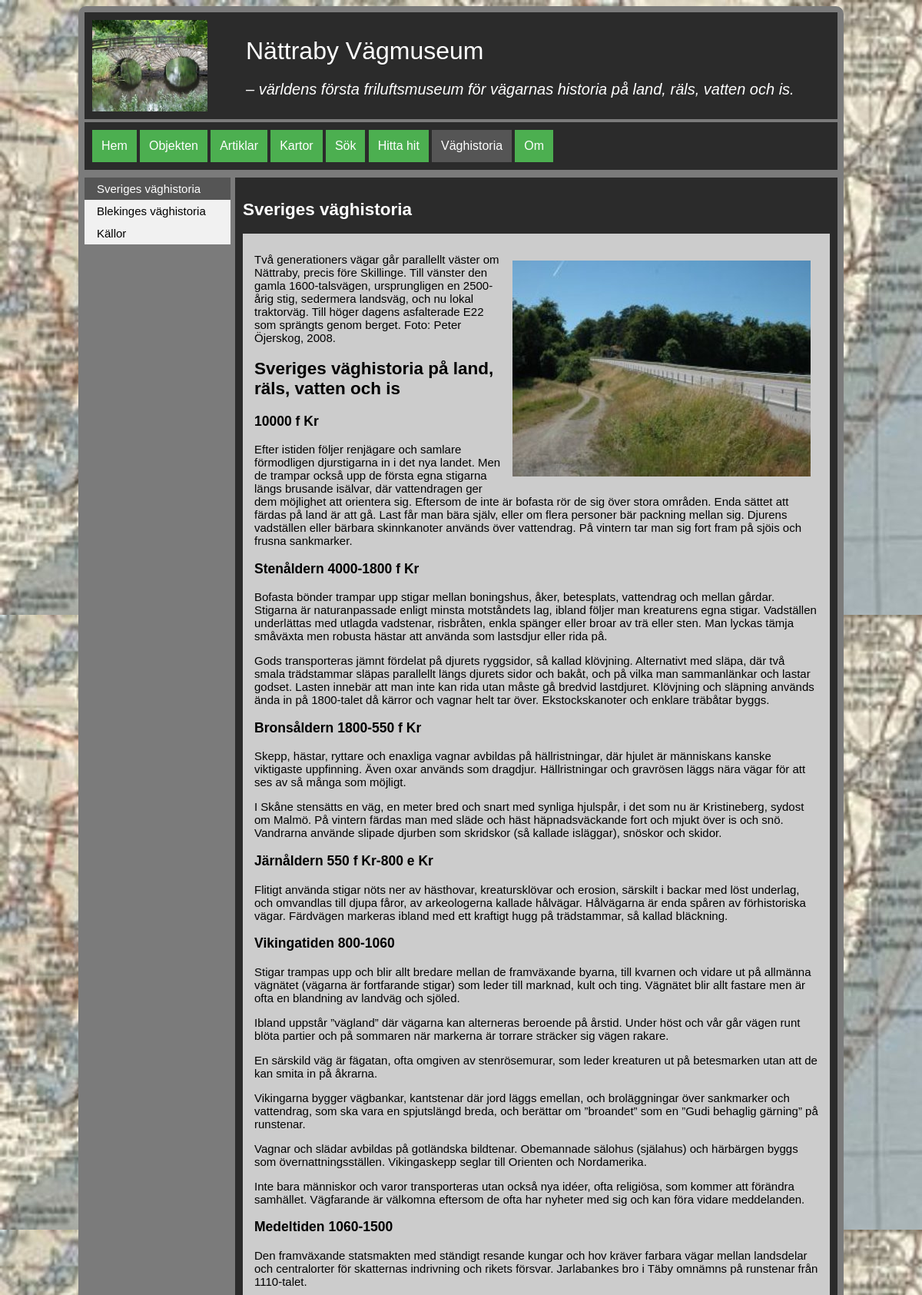
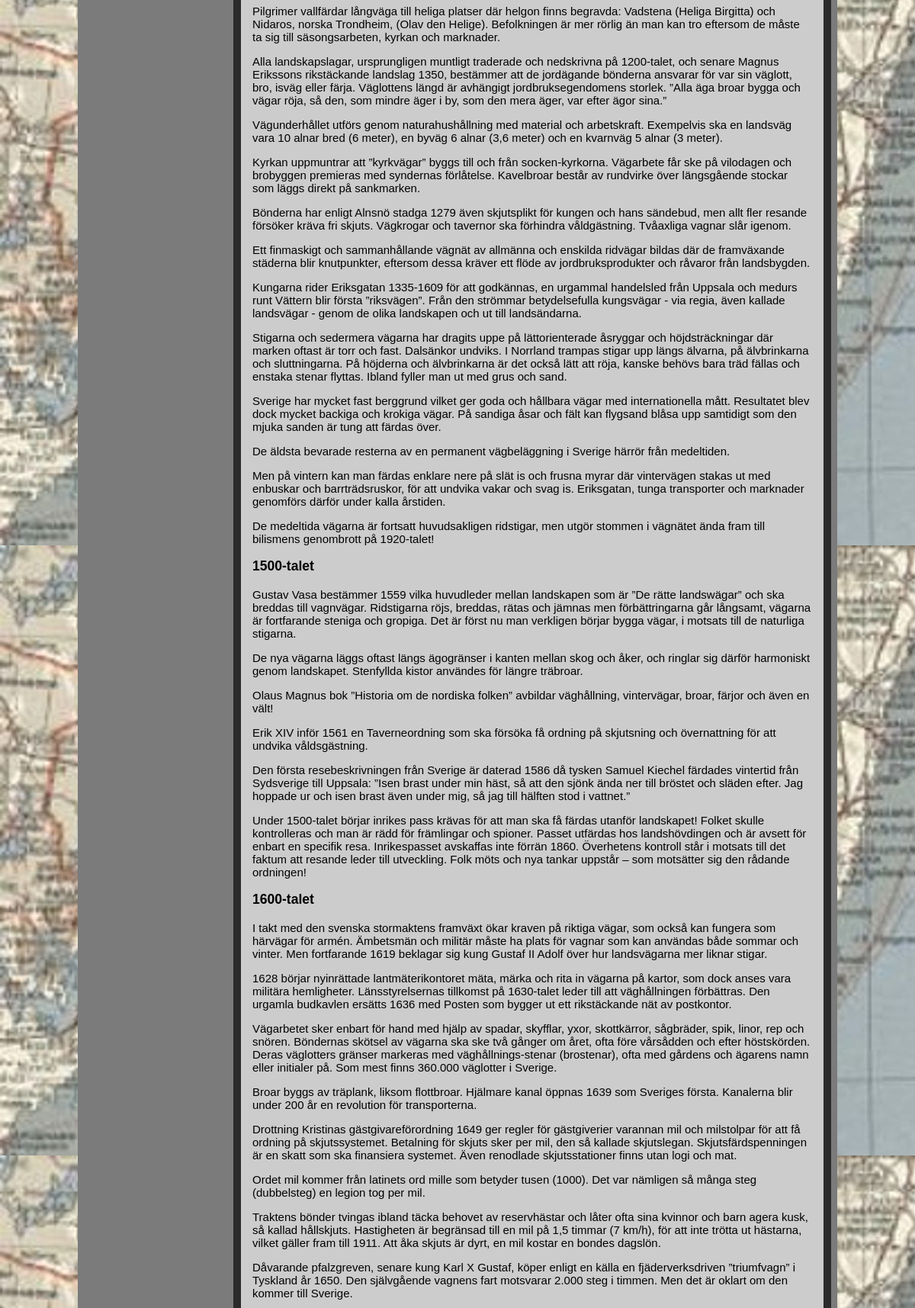
/historypage.php (upper part), run on the app's committed database (2 pictures, top to bottom).
### tables this page shows
CREATE TABLE article
(
    id INTEGER PRIMARY KEY NOT NULL,
    name TEXT UNIQUE NOT NULL,
    title TEXT NOT NULL,
    data TEXT NOT NULL,
    author TEXT NOT NULL,
    gps TEXT,
    mapImage TEXT,
    image1 TEXT,
    image1Alt TEXT,
    image1Text, TEXT,
    image2 TEXT,
    image2Alt TEXT,
    image2Text TEXT
);

### historypage.php (called while the page is built, shortened)
<?php
require __DIR__ . "/view/header.php";
require __DIR__ . "/view/report_multi.php";
require __DIR__ . "/view/footer.php";

### view/history1.php (the view, shortened to what this page needs)
<?php
    $db = connectToDatabase($dsn2);
    $sql = "SELECT * FROM article;";
    $stmt = $db->prepare($sql);
    $stmt->execute();
    $res1 = $stmt->fetchAll();
    ?>
    <section>
        <header>
            <h1><?= $res1[4]["title"]; ?></h1>
        </header>
    <article>
<div class="history">
<?= $res1[4]["data"]; ?></div>
    </article>
</section>

### view/header.php (shortened to what this page needs)
<?php
    $db = connectToDatabase($dsn2);
    $sql = "SELECT * FROM article;";
    $stmt = $db->prepare($sql);
    $stmt->execute();
    $res1 = $stmt->fetchAll();
    ?>
 <!doctype html>
<html lang="sv">
<head>
    <link rel="stylesheet" href="css/style.css">
</head>
<body>
    <header class="site-header">
        <img class="image2"src="img\250\tva-valvig-stenbro-over-nattrabyan.jpg" alt="Skylt gamla landsvägen" />
        <span class="site-title"><?= $res1[0]["title"]; ?></span>
        <span class="site-slogan"><?= $res1[0]["TEXT"]; ?></span>
    </header>
    <nav class="navbar">
        <a class="<?= basename($_SERVER['REQUEST_URI']) == "index.php" ? "selected" : ""; ?>" href="index.php">Hem</a>
        <a class="<?= basename($_SERVER['REQUEST_URI']) == "objectspage.php" ? "selected" : ""; ?>" href="objectspage.php">Objekten</a>
        <a class="<?= basename($_SERVER['REQUEST_URI']) == "articelspage.php" ? "selected" : ""; ?>" href="articelspage.php">Artiklar</a>
        <a class="<?= basename($_SERVER['REQUEST_URI']) == "mapshome.php" ? "selected" : ""; ?>" href="mapshome.php">Kartor</a>
        <a class="<?= basename($_SERVER['REQUEST_URI']) == "search.php" ? "selected" : ""; ?>" href="search.php">Sök</a>
        <a class="<?= basename($_SERVER['REQUEST_URI']) == "contact.php" ? "selected" : ""; ?>" href="contact.php">Hitta hit</a>
        <a class="<?= basename($_SERVER['REQUEST_URI']) == "historypage.php" ? "selected" : ""; ?>" href="historypage.php">Väghistoria</a>
        <a class="<?= basename($_SERVER['REQUEST_URI']) == "aboutpage.php" ? "selected" : ""; ?>" href="aboutpage.php">Om</a>
    </nav>
<main>

### css/style.css (style rules this page uses)
html { overflow-y: scroll; background-image: url("../img/800/karta-blekinge.jpg"); }
main { min-height: 30em; overflow: auto; }
.navbar .selected { background-color: #ccc; }
div.history img { float: right; padding: 10px; height: auto; }
.image2 { padding-left: 10px; padding-bottom: 10px; padding-top: 10px; float: left; width: 150px; }
body { margin: 8px auto; padding: 8px; width: 980px; background-color: #7b7b7b; border-radius: 10px; font-family: Helvetica, Arial, sans-serif; font-size: 15px; }
.site-header { overflow: auto; background-color: #2b2b2b; color: white; }
.site-title { display: block; padding-top: 1em; padding-left: 50px; font-size: 32px; overflow: auto; }
.site-slogan { display: block; padding-left: 50px; padding-top: 1em; font-style: italic; overflow: auto; font-size: 20px; }
a:link { text-decoration: none; }
.navbar { padding: 10px; background-color: #2b2b2b; margin-top: 4px; }
.navbar a { display: inline-block; background-color: #4caf50; color: white; padding: 12px; font-size: 16px; border: none; text-decoration: none; }
.navbar .selected { background-color: #555; color: white; }
section { overflow: auto; background-color: #2b2b2b; color: white; margin-top: 10px; padding: 10px; }
article { overflow: auto; background-color: #ccc; color: black; margin-top: 5px; padding: 10px 15px; }

### data on the page
article: title "Nättraby Vägmuseum", TEXT "– världens första friluftsmuseum för vägarnas historia på land, räls, vatten och is."
article: title "Sveriges väghistoria", data (picture), data "Två generationers vägar går parallellt väster om Nättraby, precis före Skillinge. Till vänster den gamla 1600-talsvägen, ursprungligen en 2500-årig stig, sedermera landsväg, och nu lokal traktorväg. Till höger dagens asfalterade E22 som sprängts genom berget. Foto: Peter Öjerskog, 2008. Sveriges väghistoria på land, räls, vatten och is 10000 f Kr Efter istiden följer renjägare och samlare förmodligen djurstigarna in i det nya landet. Men de trampar också upp de första egna stigarna längs brusande isälvar, där vattendragen ger dem möjlighet att orientera sig. Eftersom de inte är bofasta rör de sig över stora områden. Enda sättet att färdas på land är att gå. Last får man bära själv, eller om…"

### other printed values
$value["titel"] "Sveriges väghistoria"
$value["titel"] "Blekinges väghistoria"
$value["titel"] "Källor"
